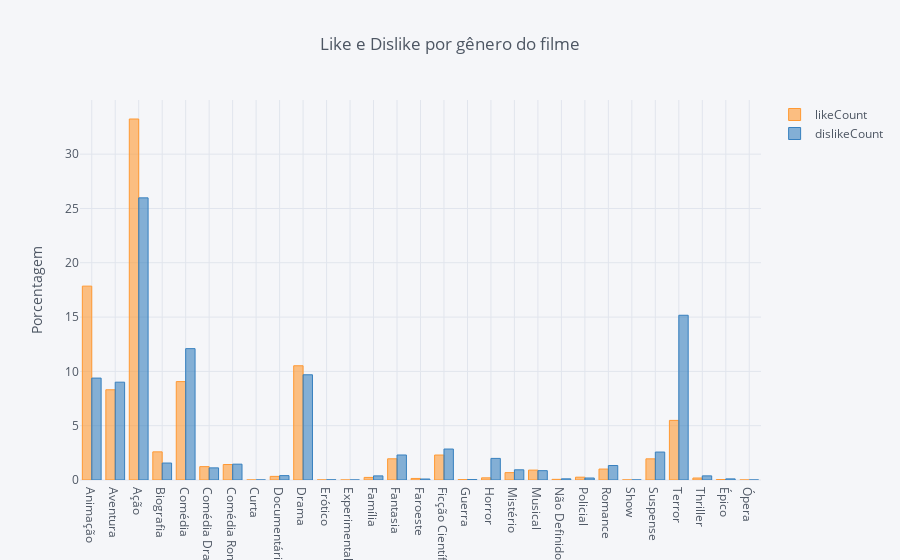

The notebook cell saved with this chart:
### Code cell
movie_full = movie.merge(genre, left_on = 'genreId', right_on = 'id')
# series = movie_full.groupby('name')['likeCount']/sum(movie_full.groupby('name')['likeCount'])*100
series = movie_full.groupby(['name'])[['likeCount','dislikeCount']].sum()/movie_full[['likeCount','dislikeCount']].sum()*100

series.head(3)

series.iplot(kind='bar', yTitle='Porcentagem', title='Like e Dislike por gênero do filme',
             filename='cufflinks/grouped-bar-chart')
# df.iplot(kind='bar', filename='cufflinks/grouped-bar-chart')

### Figure 1 — Plotly figure (JSON) as saved in the notebook; plotly's stock layout.template omitted (floating-point values rounded to 4 significant figures)
{"data": [{"marker": {"color": "rgba(255, 153, 51, 0.6)", "line": {"color": "rgba(255, 153, 51, 1.0)", "width": 1}}, "name": "likeCount", "orientation": "v", "text": "", "type": "bar", "uid": "4909ead6-5e56-4d89-8c7e-f4074e17a8c7", "x": ["Animação", "Aventura", "Ação", "Biografia", "Comédia", "Comédia Dramática", "Comédia Romântica", "Curta", "Documentário", "Drama", "Erótico", "Experimental", "Família", "Fantasia", "Faroeste", "Ficção Científica", "Guerra", "Horror", "Mistério", "Musical", "Não Definido", "Policial", "Romance", "Show", "Suspense", "Terror", "Thriller", "Épico", "Ópera"], "y": [17.85, 8.306, 33.23, 2.592, 9.058, 1.231, 1.425, 0.0003203, 0.3333, 10.52, 0.003779, 0.0003843, 0.2371, 1.952, 0.1427, 2.299, 0.03299, 0.1986, 0.6787, 0.9117, 0.05957, 0.2599, 1.007, 0.006086, 1.949, 5.487, 0.1828, 0.04414, 0.0006406]}, {"marker": {"color": "rgba(55, 128, 191, 0.6)", "line": {"color": "rgba(55, 128, 191, 1.0)", "width": 1}}, "name": "dislikeCount", "orientation": "v", "text": "", "type": "bar", "uid": "f140724c-feb5-49f4-90d9-99c726f6c683", "x": ["Animação", "Aventura", "Ação", "Biografia", "Comédia", "Comédia Dramática", "Comédia Romântica", "Curta", "Documentário", "Drama", "Erótico", "Experimental", "Família", "Fantasia", "Faroeste", "Ficção Científica", "Guerra", "Horror", "Mistério", "Musical", "Não Definido", "Policial", "Romance", "Show", "Suspense", "Terror", "Thriller", "Épico", "Ópera"], "y": [9.383, 9.006, 25.97, 1.562, 12.09, 1.118, 1.458, 0.0007856, 0.4046, 9.688, 0.01335, 0.0007856, 0.3786, 2.302, 0.09112, 2.85, 0.03771, 1.988, 0.9379, 0.8586, 0.1076, 0.1838, 1.332, 0.003928, 2.573, 15.17, 0.381, 0.1029, 0.0007856]}], "layout": {"legend": {"bgcolor": "#F5F6F9", "font": {"color": "#4D5663"}}, "paper_bgcolor": "#F5F6F9", "plot_bgcolor": "#F5F6F9", "title": {"font": {"color": "#4D5663"}, "text": "Like e Dislike por gênero do filme"}, "xaxis": {"gridcolor": "#E1E5ED", "showgrid": true, "tickfont": {"color": "#4D5663"}, "title": {"font": {"color": "#4D5663"}, "text": ""}, "zerolinecolor": "#E1E5ED"}, "yaxis": {"gridcolor": "#E1E5ED", "showgrid": true, "tickfont": {"color": "#4D5663"}, "title": {"font": {"color": "#4D5663"}, "text": "Porcentagem"}, "zerolinecolor": "#E1E5ED"}}}
